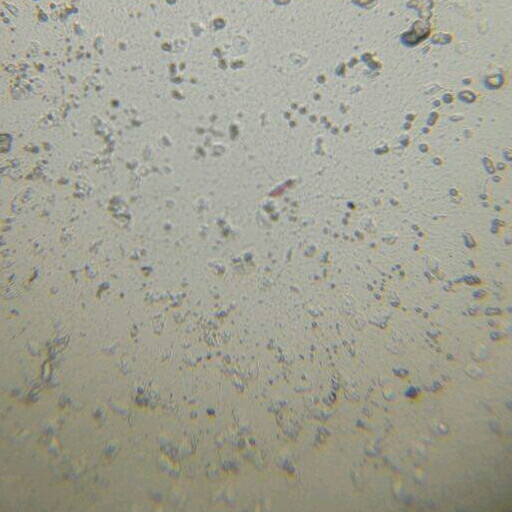
//> input picture a1.jpeg, 512 x 512 px
$ ./saliva_anaylzer_linux a1.jpeg 100 100 100   (built with g++ and OpenCV 4)
//> lines starting //> are read from the running program, lines starting //| are printed output that depends on the picture; after the words box and inside, x2 and y2 are one past the last pixel; in counts of white or black regions, pixels touching at a corner belong together
#include <stdio.h>
#include <stdlib.h>
#include <string.h>
#include "opencv/cv.h"
#include "opencv/highgui.h"
#include "opencv2/opencv.hpp"
#include "opencv2/imgproc/imgproc.hpp"

using namespace cv;
int edgeThresh = 50;
int lowThresHold, ratio = 3, kernalSize = 3;
int const maxLowThreshold = 100;

Mat grayImg;
Mat blurImg;
Mat cannyImg;
Mat sobelImgX;
Mat sobelImgY;
Mat sobelImg;
Mat laplacianImg;
Mat binaryCannyImg;
Mat binarySobelImg;
Mat binaryLaplacianImg;
Mat binary;

using namespace std;
//重建sobel與laplacian演算法

int main(int argc, char* argv[])
/**
  * @param1: filename
  * @param2: low threshold of canny
  * @param3: high threshold of canny
*/
{
	IplImage *pImg = cvLoadImage(argv[1]);
//> pImg is the input picture: 512 rows x 512 cols, CV_8UC3; mean B, G, R 147.2, 160.9, 161.1
	//cout << argv[1];

	double threshold1 = atof(argv[2]);
//> threshold1 = 100
	double threshold2 = atof(argv[3]);
//> threshold2 = 100
	double thresholdBinary = atof(argv[4]);
//> thresholdBinary = 100

	if (pImg)
	{
		cvSetImageROI(pImg, cvRect(200, 200, 600, 600));
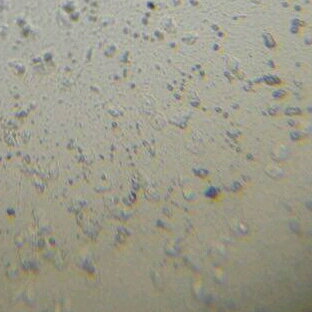
//> pImg: 312 rows x 312 cols, CV_8UC3; mean B, G, R 138.8, 154.7, 155.9
		Mat srcImg = cvarrToMat(pImg);

		if (!srcImg.data)
		{
			std::cout << "Error: could not open or find the image" << std::endl;
			return -1;
		}

		cvtColor(srcImg, grayImg, CV_BGR2GRAY); //彩色轉灰階
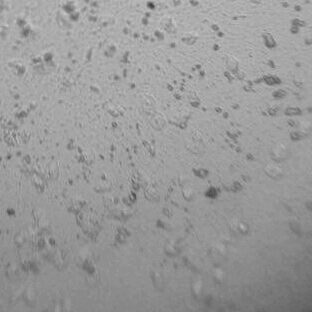
//> grayImg: 312 rows x 312 cols, CV_8UC1; min 60, max 203, mean 153.2
		blur(grayImg, blurImg, Size(3, 3), Point(-1, -1)); //均值濾波

		//canny
		/*Canny(blurImg, cannyImg, threshold1, threshold2, kernalSize);
		threshold(cannyImg, binaryCannyImg, thresholdBinary, 225, THRESH_BINARY);*/

		//sobel
		Sobel(blurImg, sobelImgX, CV_16S, 1, 0, 3, 1, 0, BORDER_DEFAULT);
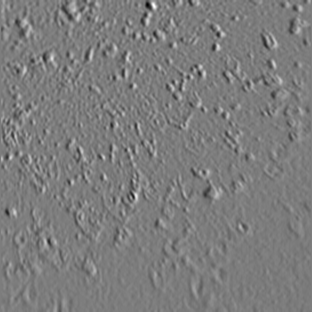
//> sobelImgX: 312 rows x 312 cols, CV_16SC1; min -189, max 196, mean -0.2; drawn with min black and max white
		convertScaleAbs(sobelImgX, sobelImgX);
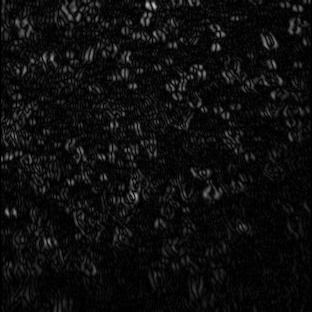
//> sobelImgX: 312 rows x 312 cols, CV_8UC1; min 0, max 196, mean 13.5
		Sobel(blurImg, sobelImgY, CV_16S, 0, 1, 3, 1, 0, BORDER_DEFAULT);
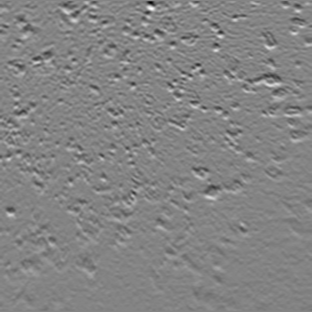
//> sobelImgY: 312 rows x 312 cols, CV_16SC1; min -221, max 204, mean -1.1; drawn with min black and max white
		convertScaleAbs(sobelImgY, sobelImgY);
//> sobelImgY: 312 rows x 312 cols, CV_8UC1
		addWeighted(sobelImgX, 0.5, sobelImgY, 0.5, 0, sobelImg);
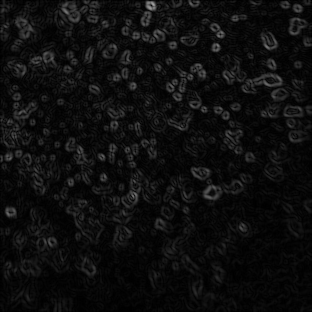
//> sobelImg: 312 rows x 312 cols, CV_8UC1; min 0, max 161, mean 13.7
		threshold(sobelImg, binarySobelImg, 127, 225, THRESH_OTSU | THRESH_BINARY);
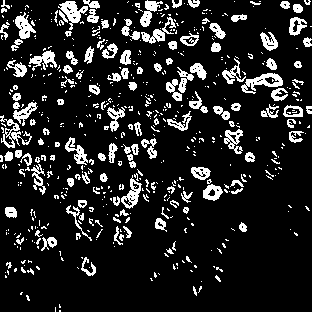
//> binarySobelImg: 312 rows x 312 cols, CV_8UC1; values 0 (black) and 225 (white), 14% white; 585 white regions (447 under 20 px), largest, box (x1, y1, x2, y2) and area: (241, 73, 283, 94) 375, (58, 1, 88, 30) 348, (0, 115, 32, 148) 313

		//laplacian
		/*Laplacian(blurImg, laplacianImg, CV_16S, 3, 1, 0, BORDER_DEFAULT);
		convertScaleAbs(laplacianImg, laplacianImg);
		threshold(laplacianImg, binaryLaplacianImg, 127, 225, THRESH_OTSU | THRESH_BINARY);*/

		cout << countNonZero(binarySobelImg) << endl;
//| 13672
		return 0;
//> (the program exits here)

$ run again, on a3.jpeg
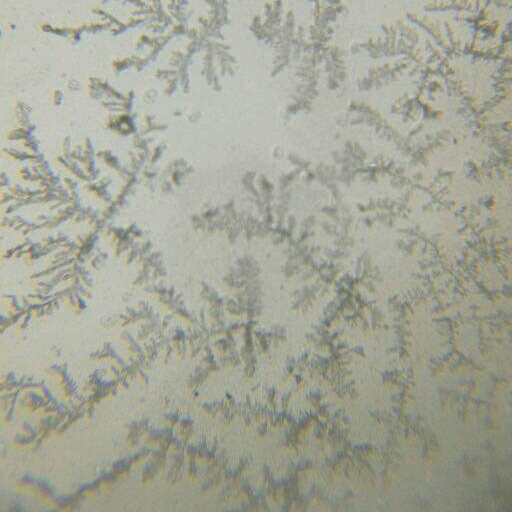
//> input picture a3.jpeg, 512 x 512 px
//> pImg is the input picture: 512 rows x 512 cols, CV_8UC3; mean B, G, R 152, 166.3, 164.3
//> threshold1 = 100
//> pImg: 312 rows x 312 cols, CV_8UC3
//> `Sobel(blurImg, sobelImgY, CV_16S, 0, 1, 3, 1, 0, BORDER_DEFAULT);`:
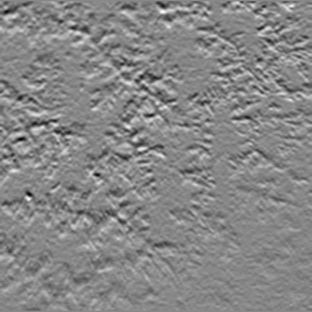
//> sobelImgY: 312 rows x 312 cols, CV_16SC1; min -119, max 104, mean -0.9; drawn with min black and max white
//> `threshold(sobelImg, binarySobelImg, 127, 225, THRESH_OTSU | THRESH_BIN..`:
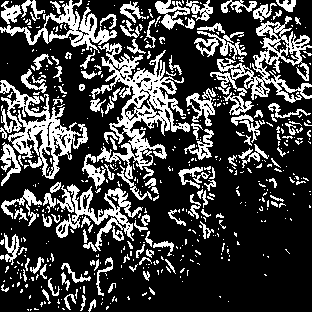
//> binarySobelImg: 312 rows x 312 cols, CV_8UC1; values 0 (black) and 225 (white), 26.3% white; 564 white regions (436 under 20 px), largest, box (x1, y1, x2, y2) and area: (91, 43, 190, 200) 4244, (210, 16, 312, 115) 2740, (0, 80, 88, 179) 2602
//| 25598

$ run again, on a4.jpeg
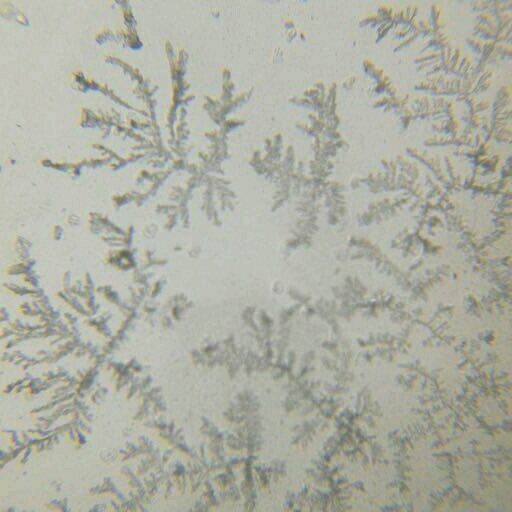
//> input picture a4.jpeg, 512 x 512 px
//> pImg is the input picture: 512 rows x 512 cols, CV_8UC3; mean B, G, R 162.6, 175.3, 173.3
//> threshold1 = 100
//> pImg: 312 rows x 312 cols, CV_8UC3
//> `Sobel(blurImg, sobelImgY, CV_16S, 0, 1, 3, 1, 0, BORDER_DEFAULT);`:
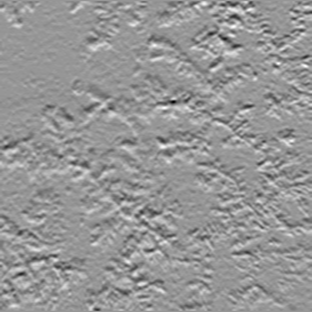
//> sobelImgY: 312 rows x 312 cols, CV_16SC1; min -158, max 109, mean -0.6; drawn with min black and max white
//> `threshold(sobelImg, binarySobelImg, 127, 225, THRESH_OTSU | THRESH_BIN..`:
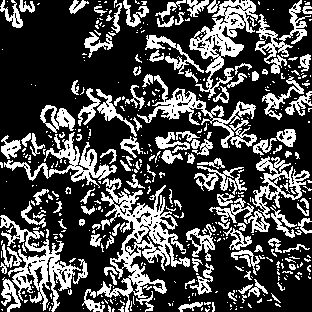
//> binarySobelImg: 312 rows x 312 cols, CV_8UC1; values 0 (black) and 225 (white), 29.4% white; 501 white regions (375 under 20 px), largest, box (x1, y1, x2, y2) and area: (97, 185, 190, 312) 3593, (0, 215, 81, 312) 2190, (189, 0, 258, 98) 2149
//| 28650
